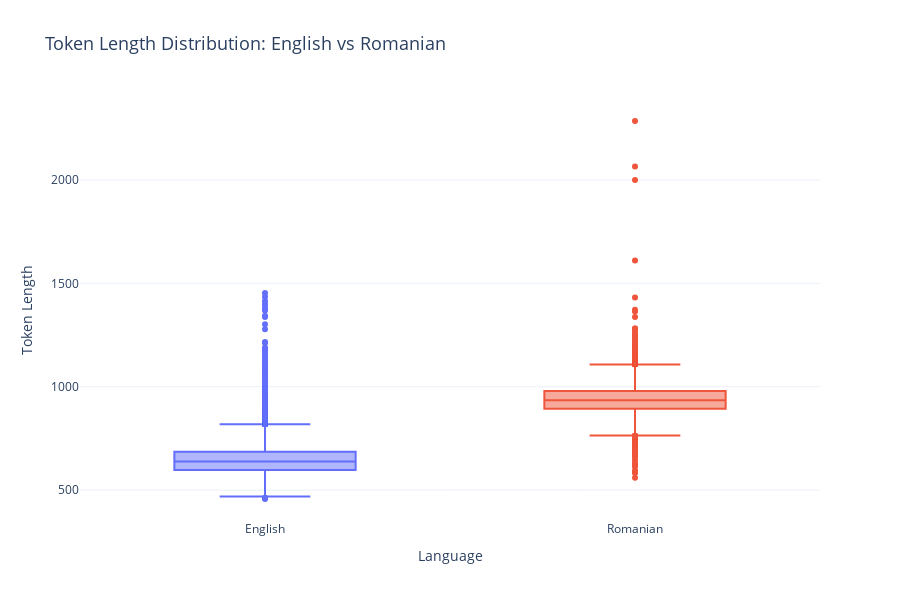

The cell this chart's notebook holds for it:
### Markdown cell above
Token lens for 1M rows:

1024 - 65th percentile
2048 - 90th percentile

### Code cell
import plotly.express as px
import pandas as pd

en_lengths = list(en_dataset_filtered["token_length"])
ro_lengths = list(ro_datset_filtered["token_length"])

data = pd.DataFrame({
    "token_length": en_lengths + ro_lengths,
    "language": ["English"] * len(en_lengths) + ["Romanian"] * len(ro_lengths),
})
fig = px.box(
    data,
    x="language",
    y="token_length",
    color="language",
    #points="all",  # show all individual points (set to "outliers" or False if too dense)
    title="Token Length Distribution: English vs Romanian",
    labels={"language": "Language", "token_length": "Token Length"},
    template="plotly_white"
)

#fig.update_traces(jitter=0.3, boxmean=True)  # boxmean=True adds mean line inside box
fig.update_layout(
    title_font_size=18,
    xaxis_title_font_size=14,
    yaxis_title_font_size=14,
    legend_title_text="Language",
    showlegend=False,
    height=600,
)

fig.show()

### Figure 1 — Plotly figure (JSON) as saved in the notebook; plotly's stock layout.template omitted (floating-point values rounded to 4 significant figures; data arrays with more than 128 entries replaced by an {"elided": "..."} marker saying what was removed)
{"data": [{"alignmentgroup": "True", "hovertemplate": "Language=%{x}<br>Token Length=%{y}<extra></extra>", "legendgroup": "English", "marker": {"color": "#636efa"}, "name": "English", "notched": false, "offsetgroup": "English", "orientation": "v", "showlegend": true, "type": "box", "x": {"elided": "38969 str values"}, "x0": " ", "xaxis": "x", "y": {"elided": "38969 int values"}, "y0": " ", "yaxis": "y"}, {"alignmentgroup": "True", "hovertemplate": "Language=%{x}<br>Token Length=%{y}<extra></extra>", "legendgroup": "Romanian", "marker": {"color": "#EF553B"}, "name": "Romanian", "notched": false, "offsetgroup": "Romanian", "orientation": "v", "showlegend": true, "type": "box", "x": {"elided": "38969 str values"}, "x0": " ", "xaxis": "x", "y": {"elided": "38969 int values"}, "y0": " ", "yaxis": "y"}], "layout": {"boxmode": "overlay", "height": 600, "legend": {"title": {"text": "Language"}, "tracegroupgap": 0}, "showlegend": false, "title": {"font": {"size": 18}, "text": "Token Length Distribution: English vs Romanian"}, "xaxis": {"anchor": "y", "categoryarray": ["English", "Romanian"], "categoryorder": "array", "domain": [0, 1], "title": {"font": {"size": 14}, "text": "Language"}}, "yaxis": {"anchor": "x", "domain": [0, 1], "title": {"font": {"size": 14}, "text": "Token Length"}}}}
